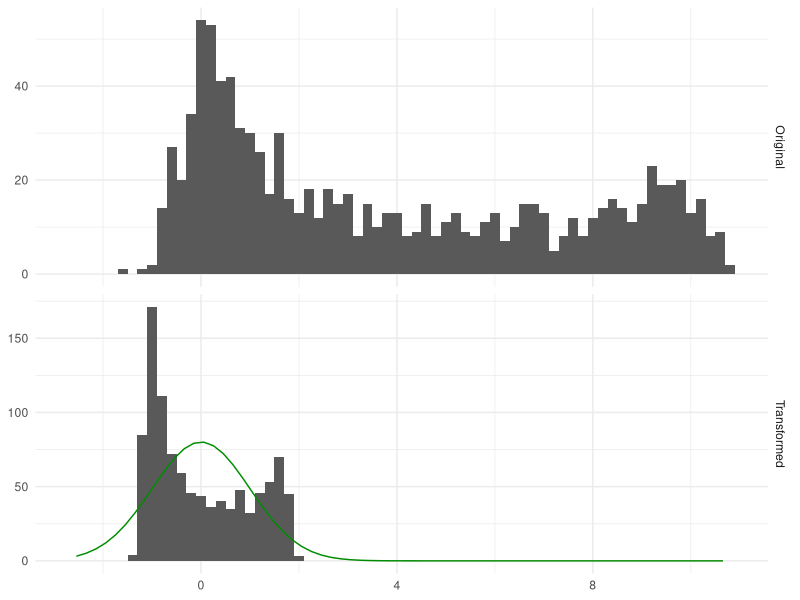

R code for this plot:
## ---- chunk 1
#| echo: false
#| message: false
#| fig-cap: |
#|   Normalization doesn't make data more normal. Green curve indicates density of unit normal
#|   distribution. 
#| fig-alt: |
#|   2 histograms of distribution one above the other. The top distribution shows a bimodal
#|   distribution. Below is the same distribution after being normalized. Both appear clearly
#|   non-normally distributed. Green curve is overlaid lower histogram. It doesn't follow.
library(ggplot2)
library(dplyr)
library(tidyr)
set.seed(1234)

plotting_data <- tibble(Original = (rbeta(1000, 0.3, 0.5) + rnorm(1000, sd = 0.05)) * 10) %>%
  mutate(Transformed = (Original - mean(Original)) / sd(Original)) %>%
  pivot_longer(everything())

norm_curve <- tibble(
  x = seq(min(plotting_data$value) - 1, max(plotting_data$value), by = 0.2),
  y = dnorm(seq(min(plotting_data$value) - 1, max(plotting_data$value), by = 0.2)),
  name = "Transformed"
) %>%
  mutate(y = 1000 / sum(y) * y)

plotting_data %>%
  ggplot(aes(value)) +
  geom_histogram(binwidth = 0.2) +
  facet_grid(name~., scales = "free_y") +
  theme_minimal() +
  labs(x = NULL, y = NULL) +
  geom_line(aes(x, y), data = norm_curve, color = "green4")
